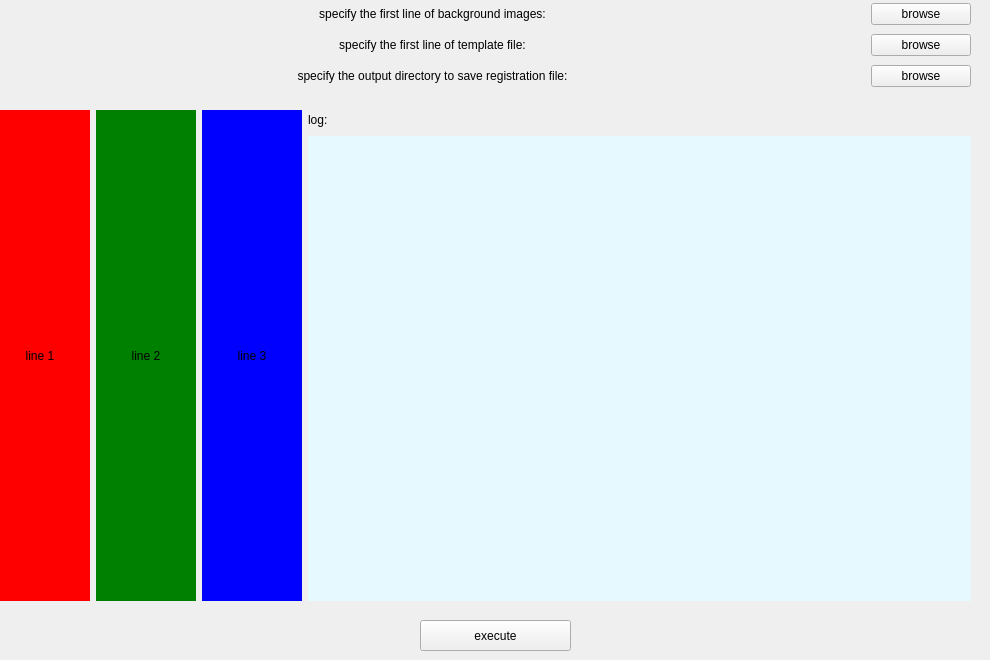
    <widget class="QWidget" name="tab">
     <attribute name="title">
      <string>registeration</string>
     </attribute>
     <widget class="QWidget" name="verticalLayoutWidget">
      <property name="geometry">
       <rect>
        <x>0</x>
        <y>30</y>
        <width>971</width>
        <height>31</height>
       </rect>
      </property>
      <layout class="QVBoxLayout" name="verticalLayout">
       <item>
        <layout class="QHBoxLayout" name="horizontalLayout_5">
         <item>
          <widget class="QLabel" name="reg_in_text">
           <property name="text">
            <string>specify the first line of template file:</string>
           </property>
           <property name="alignment">
            <set>Qt::AlignCenter</set>
           </property>
          </widget>
         </item>
         <item>
          <widget class="QPushButton" name="reg_in_but">
           <property name="maximumSize">
            <size>
             <width>100</width>
             <height>16777215</height>
            </size>
           </property>
           <property name="text">
            <string>browse</string>
           </property>
          </widget>
         </item>
        </layout>
       </item>
      </layout>
     </widget>
     <widget class="QWidget" name="verticalLayoutWidget_2">
      <property name="geometry">
       <rect>
        <x>0</x>
        <y>60</y>
        <width>971</width>
        <height>33</height>
       </rect>
      </property>
      <layout class="QVBoxLayout" name="verticalLayout_2">
       <item>
        <layout class="QHBoxLayout" name="horizontalLayout_6">
         <item>
          <widget class="QLabel" name="reg_out_text">
           <property name="text">
            <string>specify the output directory to save registration file:</string>
           </property>
           <property name="alignment">
            <set>Qt::AlignCenter</set>
           </property>
          </widget>
         </item>
         <item>
          <widget class="QPushButton" name="reg_out_but">
           <property name="maximumSize">
            <size>
             <width>100</width>
             <height>16777215</height>
            </size>
           </property>
           <property name="text">
            <string>browse</string>
           </property>
          </widget>
         </item>
        </layout>
       </item>
      </layout>
     </widget>
     <widget class="QWidget" name="horizontalLayoutWidget_2">
      <property name="geometry">
       <rect>
        <x>-10</x>
        <y>110</y>
        <width>981</width>
        <height>491</height>
       </rect>
      </property>
      <layout class="QHBoxLayout" name="horizontalLayout_10">
       <item>
        <layout class="QHBoxLayout" name="horizontalLayout_11">
         <item>
          <widget class="QLabel" name="reg_line1_label">
           <property name="maximumSize">
            <size>
             <width>100</width>
             <height>16777215</height>
            </size>
           </property>
           <property name="autoFillBackground">
            <bool>false</bool>
           </property>
           <property name="styleSheet">
            <string notr="true">background:red;</string>
           </property>
           <property name="text">
            <string>line 1</string>
           </property>
           <property name="alignment">
            <set>Qt::AlignCenter</set>
           </property>
          </widget>
         </item>
         <item>
          <widget class="QLabel" name="reg_line2_label">
           <property name="maximumSize">
            <size>
             <width>100</width>
             <height>16777215</height>
            </size>
           </property>
           <property name="autoFillBackground">
            <bool>false</bool>
           </property>
           <property name="styleSheet">
            <string notr="true">background:green;</string>
           </property>
           <property name="text">
            <string>line 2</string>
           </property>
           <property name="alignment">
            <set>Qt::AlignCenter</set>
           </property>
          </widget>
         </item>
         <item>
          <widget class="QLabel" name="reg_line3_label">
           <property name="maximumSize">
            <size>
             <width>100</width>
             <height>16777215</height>
            </size>
           </property>
           <property name="autoFillBackground">
            <bool>false</bool>
           </property>
           <property name="styleSheet">
            <string notr="true">background:blue;</string>
           </property>
           <property name="text">
            <string>line 3</string>
           </property>
           <property name="alignment">
            <set>Qt::AlignCenter</set>
           </property>
          </widget>
         </item>
         <item>
          <layout class="QVBoxLayout" name="verticalLayout_3">
           <item>
            <layout class="QVBoxLayout" name="verticalLayout_4">
             <item>
              <widget class="QLabel" name="label_7">
               <property name="maximumSize">
                <size>
                 <width>16777215</width>
                 <height>20</height>
                </size>
               </property>
               <property name="text">
                <string>log:</string>
               </property>
              </widget>
             </item>
             <item>
              <widget class="QLabel" name="reg_log">
               <property name="autoFillBackground">
                <bool>false</bool>
               </property>
               <property name="styleSheet">
                <string notr="true">background:#e5f9ff;</string>
               </property>
               <property name="text">
                <string/>
               </property>
              </widget>
             </item>
            </layout>
           </item>
          </layout>
         </item>
        </layout>
       </item>
      </layout>
     </widget>
     <widget class="QWidget" name="verticalLayoutWidget_5">
      <property name="geometry">
       <rect>
        <x>0</x>
        <y>0</y>
        <width>971</width>
        <height>29</height>
       </rect>
      </property>
      <layout class="QVBoxLayout" name="verticalLayout_7">
       <item>
        <layout class="QHBoxLayout" name="horizontalLayout_14">
         <item>
          <widget class="QLabel" name="reg_back_text">
           <property name="text">
            <string>specify the first line of background images:</string>
           </property>
           <property name="alignment">
            <set>Qt::AlignCenter</set>
           </property>
          </widget>
         </item>
         <item>
          <widget class="QPushButton" name="reg_back_but">
           <property name="maximumSize">
            <size>
             <width>100</width>
             <height>16777215</height>
            </size>
           </property>
           <property name="text">
            <string>browse</string>
           </property>
          </widget>
         </item>
        </layout>
       </item>
      </layout>
     </widget>
     <widget class="QPushButton" name="reg_exec_but">
      <property name="geometry">
       <rect>
        <x>420</x>
        <y>620</y>
        <width>151</width>
        <height>31</height>
       </rect>
      </property>
      <property name="autoFillBackground">
       <bool>false</bool>
      </property>
      <property name="text">
       <string>execute</string>
      </property>
     </widget>
    </widget>
